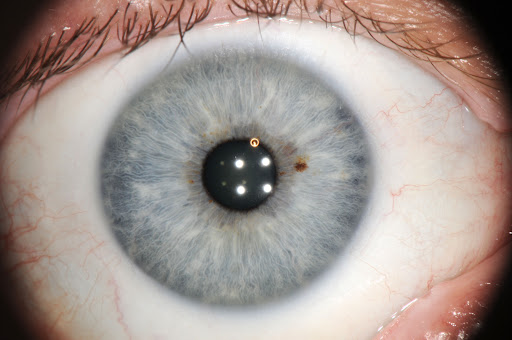
#> input picture Module_05_Iris_Identification/iris2.jpg, 512 x 340 px, found by its file name
$ python iris_identification_demo.py   (older library calls are emulated)
#> lines starting #> are read from the running program, lines starting #| are printed output that depends on the picture; after the words box and inside, x2 and y2 are one past the last pixel; in counts of white or black regions, pixels touching at a corner belong together
import cv2
import numpy as np

def preprocess_image(image_path):
    """
    Preprocess the iris image by converting it to grayscale, normalizing, and applying Gaussian blur.

    Parameters:
    image_path (str): The path to the iris image file.

    Returns:
    np.ndarray: The preprocessed image.
    """
    # Load the image in grayscale
    image = cv2.imread(image_path, cv2.IMREAD_GRAYSCALE)

    # Normalize the image to enhance contrast
    normalized_image = cv2.equalizeHist(image)

    # Apply Gaussian Blur to reduce noise and smooth the image
    blurred_image = cv2.GaussianBlur(normalized_image, (5, 5), 0)

    return blurred_image

def segment_iris(image):
    """
    Segment the iris by detecting the iris boundaries using edge detection and Hough Circle Transform.

    Parameters:
    image (np.ndarray): The preprocessed iris image.

    Returns:
    np.ndarray: The image with the detected iris boundaries.
    """
    # Apply edge detection to find edges in the image
    edges = cv2.Canny(image, 100, 200)

    # Apply Hough Circle Transform to detect circles (iris boundaries) in the image
    circles = cv2.HoughCircles(edges, cv2.HOUGH_GRADIENT, dp=1.5, minDist=40, param1=150, param2=80, minRadius=20, maxRadius=None)

    if circles is not None:
        # Convert the circle parameters to integers
        circles = np.uint16(np.around(circles))

        # Loop through each of the detected circles
        for i in circles[0, :] :
            # Draw the outer boundary of the circle
            cv2.circle(image, (i[0], i[1]), i[2], (255, 0, 0), 2)

            # Draw the center of the circle
            cv2.circle(image, (i[0], i[1]), 2, (0, 0, 255), 3)

    return image, circles

def rubber_mat_normalization(image, circles):
    """
    Apply rubber mat normalization to the segmented iris.

    Parameters:
    image (np.ndarray): The preprocessed iris image after segmentation.

    Returns:
    np.ndarray: The normalized iris image using rubber mat technique.
    """
    # Find the center of the circle
    x, y, r = circles[0][1]

    # Create a mask for the inner circle
    mask = np.zeros((image.shape), dtype=np.uint8)
    cv2.circle(mask, (x, y), int(r*1.5), 255, -1)

    # Apply thresholding to find pixels outside the circle
    _, thresh = cv2.threshold(image, 0, 255, cv2.THRESH_BINARY_INV + cv2.THRESH_OTSU)

    # Apply morphological opening to remove noise
    kernel = np.ones((3, 3), np.uint8)
    opened_image = cv2.morphologyEx(thresh, cv2.MORPH_OPEN, kernel, iterations=2)

    # Find the outer circle boundaries
    _, contours, _ = cv2.findContours(opened_image, cv2.RETR_EXTERNAL, cv2.CHAIN_APPROX_SIMPLE)
    for contour in contours:
        area = cv2.contourArea(contour)
        if area > 100:  # Filter out small contours
            x, y, w, h = cv2.boundingRect(contour)
            cv2.rectangle(opened_image, (x, y), (x+w, y+h), 255, -1)

    # Create a mask for the outer circle boundaries
    outer_mask = np.zeros((image.shape), dtype=np.uint8)
    cv2.drawContours(outer_mask, [contour], -1, 255, 1)

    # Normalize the image using rubber mat technique
    normalized_image = np.multiply(image, (mask + outer_mask) / 255.0)

    return normalized_image

def gabor_feature_encoding(image):
    """
    Apply Gabor filter to extract features from the iris image.

    Parameters:
    image (np.ndarray): The preprocessed iris image after rubber mat normalization.

    Returns:
    np.ndarray: The image after applying the Gabor filter.
    """
    # Create Gabor kernel (filter)
    ksize = 31
    sigma = 4.0
    theta = np.pi/4
    lambd = 10.0
    gamma = 0.5
    kernel = cv2.getGaborKernel((ksize, ksize), sigma, theta, lambd, gamma, ktype=cv2.CV_32F)

    # Apply the Gabor filter to the image
    filtered_image = cv2.filter2D(image, cv2.CV_8UC3, kernel)

    return filtered_image

def main():
    """
    Main function to demonstrate the Daugman Iris Identification Algorithm steps.
    """
    image_path = 'Module_05_Iris_Identification/iris2.jpg'

    # Preprocess the image
    processed_image = preprocess_image(image_path)
    cv2.imshow('Processed Iris Image', processed_image)
    cv2.waitKey(0)

    # Segment the iris
    segmented_image, circles = segment_iris(processed_image)
#> in segment_iris, `edges = cv2.Canny(image, 100, 200)`:
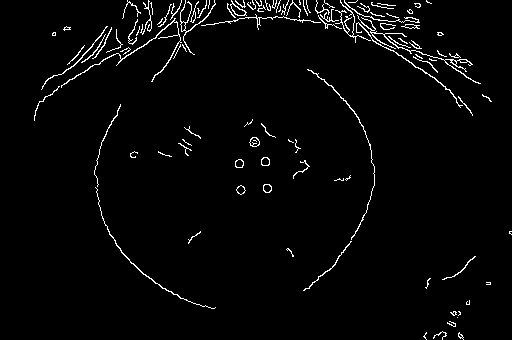
#> edges: shape (340, 512); 2.6% white in thin lines or dots
#> in segment_iris, `circles = cv2.HoughCircles(edges, cv2.HOUGH_GRADIENT, dp=1.5, minDist=..`: circles = [[291.8, 162.8, 161.3], [378.8, 162.8, 125.6]]
#> in segment_iris, `circles = np.uint16(np.around(circles))`: circles = [[292, 163, 161], [379, 163, 126]]
#> the loop in segment_iris, `for i in circles[0, :] :` made 2 passes
#> after the loop in segment_iris, `for i in circles[0, :] :`:
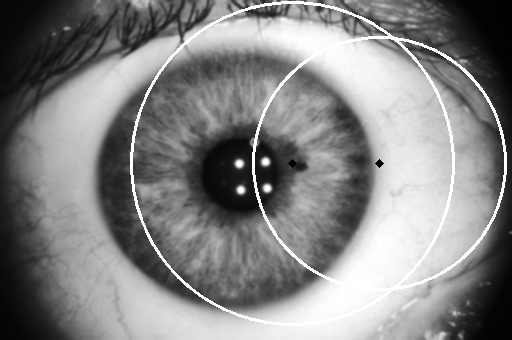
#> image: shape (340, 512); min 0, max 255, mean 131.6
#> circles = [[292, 163, 161], [379, 163, 126]]
    cv2.imshow('Detected Iris', segmented_image)
    cv2.waitKey(0)

    # Apply rubber mat normalization
    normalized_image = rubber_mat_normalization(processed_image, circles)
#> in rubber_mat_normalization, `x, y, r = circles[0][1]`: x = 379; y = 163; r = 126
#> in rubber_mat_normalization, `cv2.circle(mask, (x, y), int(r*1.5), 255, -1)`: mask: shape (340, 512); 55.9% white; 3 black regions, box (x1, y1, x2, y2) and area: (0, 0, 311, 340) 75128, (448, 299, 512, 340) 1149, (475, 0, 512, 28) 494
#> in rubber_mat_normalization, `_, thresh = cv2.threshold(image, 0, 255, cv2.THRESH_BINARY_INV + cv2.T..`: thresh: shape (340, 512); 50.7% white; 65 black regions (39 under 20 px), largest, box (x1, y1, x2, y2) and area: (29, 0, 507, 340) 81242, (151, 213, 225, 271) 1618, (188, 80, 234, 134) 933
#> in rubber_mat_normalization, `opened_image = cv2.morphologyEx(thresh, cv2.MORPH_OPEN, kernel, iterat..`:
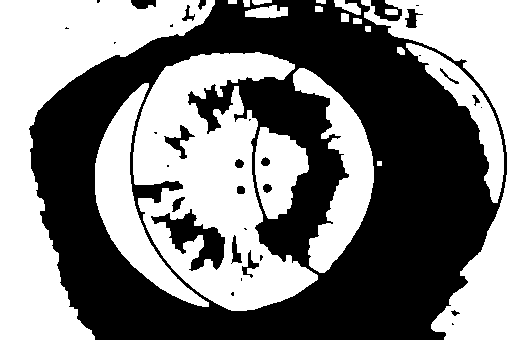
#> opened_image: shape (340, 512); 49.3% white; 20 white regions
#> in rubber_mat_normalization, `_, contours, _ = cv2.findContours(opened_image, cv2.RETR_EXTERNAL, cv2..`: contours = 20 contours, 1 with area under 20; largest, box (x1, y1, x2, y2) and area: (133, 52, 318, 311) 26298, (0, 0, 215, 340) 24963, (361, 0, 512, 340) 14620, (95, 83, 209, 307) 6544, (293, 68, 374, 273) 6264
#> the loop in rubber_mat_normalization, `for contour in contours:` made 20 passes
#> (area, x, y, w, h) on passes 2, 3, 4, 5, 7, 13, 14, 15, 20: (3196.5, 255, 127, 54, 92), (6543.5, 95, 83, 114, 224), (6263.5, 293, 68, 81, 205), (26297.5, 133, 52, 185, 259), (3418.5, 406, 43, 98, 160), (353, 245, 5, 43, 13), (14619.5, 361, 0, 151, 340), (183.5, 334, 0, 27, 15), (24963, 0, 0, 215, 340)
#> area on passes 6, 8, 9, 10, 11, 12: 40.5, 24.5, 37.5, 53.5, 58, 33.5
#> after the loop in rubber_mat_normalization, `for contour in contours:`:
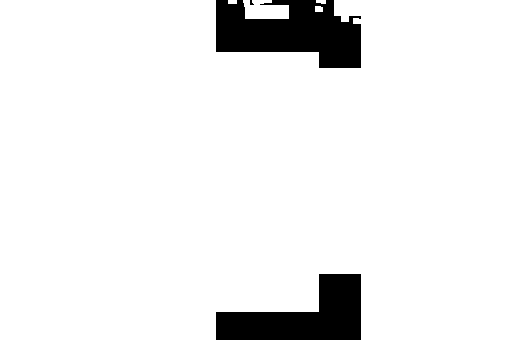
#> opened_image: shape (340, 512); 92.8% white; 3 black regions (1 under 20 px), largest, box (x1, y1, x2, y2) and area: (216, 0, 361, 68) 6828, (216, 274, 361, 340) 5656
#> in rubber_mat_normalization, `cv2.drawContours(outer_mask, [contour], -1, 255, 1)`: outer_mask: shape (340, 512); 0.65% white in thin lines or dots, all inside (x1, y1, x2, y2) = (0, 0, 215, 340)
#> in rubber_mat_normalization, `normalized_image = np.multiply(image, (mask + outer_mask) / 255.0)`:
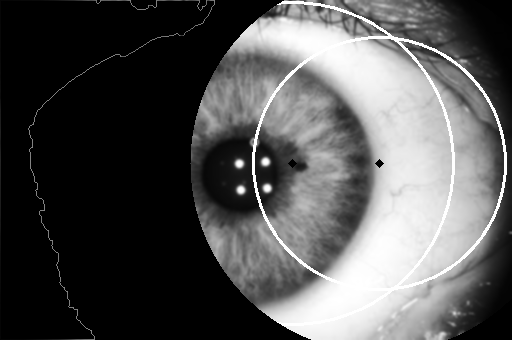
#> normalized_image: shape (340, 512) float64; min 0, max 255, mean 82.2
    cv2.imshow('Normalized Iris Image', normalized_image)
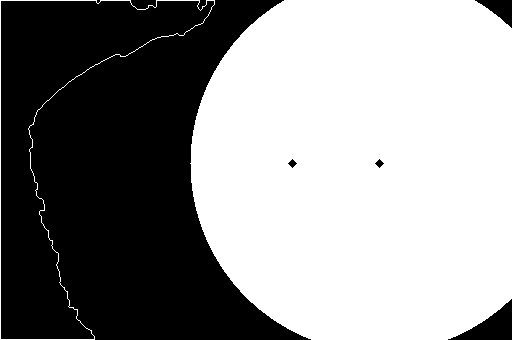
#> window 'Normalized Iris Image': shape (340, 512); 56.5% white; 5 black regions, box (x1, y1, x2, y2) and area: (1, 0, 311, 340) 74004, (448, 299, 512, 340) 1149, (475, 0, 512, 28) 494, (288, 159, 297, 168) 41, (375, 159, 384, 168) 41
    cv2.waitKey(0)

    # Gabor feature encoding
    encoded_image = gabor_feature_encoding(normalized_image)
#> in gabor_feature_encoding, `filtered_image = cv2.filter2D(image, cv2.CV_8UC3, kernel)`:
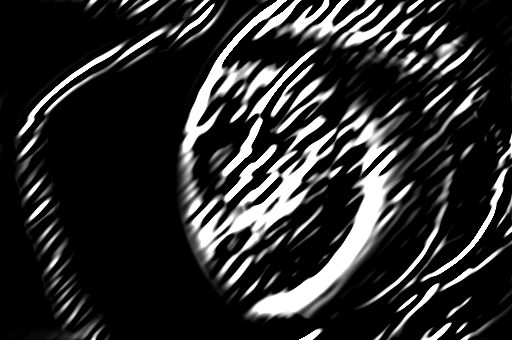
#> filtered_image: shape (340, 512); min 0, max 255, mean 44.7
    cv2.imshow('Gabor Filtered Image', encoded_image)
    cv2.waitKey(0)
    cv2.destroyAllWindows()

if __name__ == "__main__":
    main()
